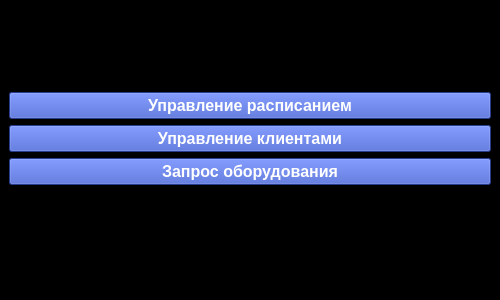
<?xml version="1.0" encoding="UTF-8"?>
<ui version="4.0">
 <class>MainWindow</class>
 <widget class="QMainWindow" name="MainWindow">
  <property name="geometry">
   <rect>
    <x>0</x>
    <y>0</y>
    <width>500</width>
    <height>300</height>
   </rect>
  </property>
  <property name="sizePolicy">
   <sizepolicy hsizetype="Minimum" vsizetype="Minimum">
    <horstretch>0</horstretch>
    <verstretch>0</verstretch>
   </sizepolicy>
  </property>
  <property name="windowTitle">
   <string>MainWindow</string>
  </property>
  <property name="styleSheet">
   <string notr="true">background-color: rgb(0, 0, 0);</string>
  </property>
  <widget class="QWidget" name="centralwidget">
   <layout class="QVBoxLayout" name="verticalLayout_2">
    <item>
     <layout class="QVBoxLayout" name="verticalLayout">
      <item>
       <widget class="QPushButton" name="pushButton_schedule">
        <property name="font">
         <font>
          <pointsize>12</pointsize>
          <weight>75</weight>
          <bold>true</bold>
         </font>
        </property>
        <property name="styleSheet">
         <string notr="true">background-color: rgb(56, 84, 199);
color: rgb(255, 255, 255);</string>
        </property>
        <property name="text">
         <string>Управление расписанием</string>
        </property>
       </widget>
      </item>
      <item>
       <widget class="QPushButton" name="pushButton_clients">
        <property name="font">
         <font>
          <pointsize>12</pointsize>
          <weight>75</weight>
          <bold>true</bold>
         </font>
        </property>
        <property name="styleSheet">
         <string notr="true">background-color: rgb(56, 84, 199);
color: rgb(255, 255, 255);</string>
        </property>
        <property name="text">
         <string>Управление клиентами</string>
        </property>
       </widget>
      </item>
      <item>
       <widget class="QPushButton" name="pushButton_equipment">
        <property name="font">
         <font>
          <pointsize>12</pointsize>
          <weight>75</weight>
          <bold>true</bold>
         </font>
        </property>
        <property name="styleSheet">
         <string notr="true">background-color: rgb(56, 84, 199);
color: rgb(255, 255, 255);</string>
        </property>
        <property name="text">
         <string>Запрос оборудования</string>
        </property>
       </widget>
      </item>
     </layout>
    </item>
   </layout>
  </widget>
  <widget class="QMenuBar" name="menubar">
   <property name="geometry">
    <rect>
     <x>0</x>
     <y>0</y>
     <width>500</width>
     <height>26</height>
    </rect>
   </property>
  </widget>
  <widget class="QStatusBar" name="statusbar"/>
 </widget>
 <resources/>
 <connections/>
</ui>
